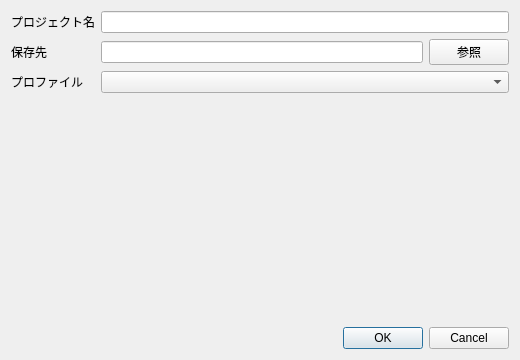
<?xml version="1.0" encoding="UTF-8"?>
<ui version="4.0">
 <class>NewProjectDialog</class>
 <widget class="QDialog" name="newProjectDialog"><property name="geometry"><rect><x>0</x><y>0</y><width>520</width><height>360</height></rect></property><property name="windowTitle"><string>新規プロジェクト</string></property><layout class="QVBoxLayout" name="verticalLayout_newProject"><item><layout class="QFormLayout" name="formLayout_newProject"><item row="0" column="0"><widget class="QLabel" name="projectNameFormLabel"><property name="text"><string>プロジェクト名</string></property></widget></item><item row="0" column="1"><widget class="QLineEdit" name="newProjectNameEdit"/></item><item row="1" column="0"><widget class="QLabel" name="projectPathFormLabel"><property name="text"><string>保存先</string></property></widget></item><item row="1" column="1"><layout class="QHBoxLayout" name="horizontalLayout_newProjectPath"><item><widget class="QLineEdit" name="newProjectPathEdit"/></item><item><widget class="QPushButton" name="newProjectBrowseButton"><property name="text"><string>参照</string></property></widget></item></layout></item><item row="2" column="0"><widget class="QLabel" name="profileFormLabel"><property name="text"><string>プロファイル</string></property></widget></item><item row="2" column="1"><widget class="QComboBox" name="newProjectProfileCombo"/></item></layout></item><item><widget class="QDialogButtonBox" name="newProjectButtonBox"><property name="standardButtons"><set>QDialogButtonBox::Cancel|QDialogButtonBox::Ok</set></property></widget></item></layout></widget>
 <resources/>
 <connections/>
</ui>
